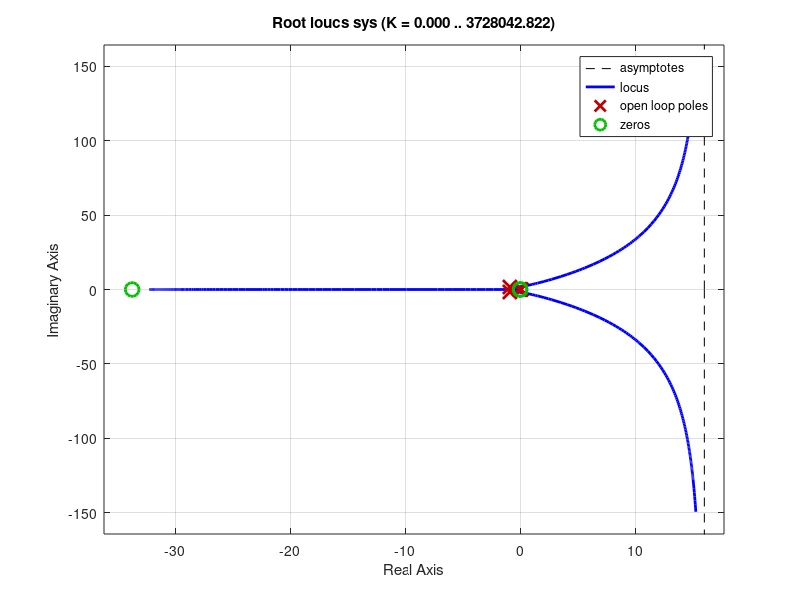
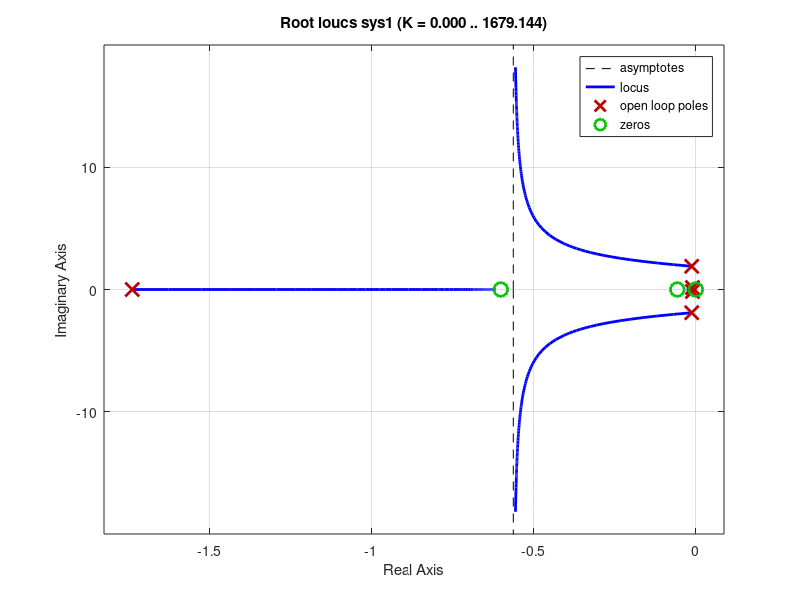

MATLAB code to generate these figures, in order:
clear
close all
clc

A = load('Along.mat');
A= A.A_Long;
B = load('Blong.mat');
B=B.B_long(:,3);

C = [0.000000E+00, 1, 0.000000E+00, 0.000000E+00;
     0.000000E+00, 0.000000E+00, 0.000000E+00, 1];

aa = [          A,    -B;
       zeros(1,4),    1/15];

ba = [zeros(4,1); 1/15];

ca = [         C,  zeros(2,1)];


sys = ss(aa,ba,ca(1,:),0);


rlocus(sys)

[num,den] = ss2tf(aa,ba,ca(1,:),0);

k_alpha = 33.5;


acl = aa - ba * k_alpha * ca(1,:); % dynamics of inner loop

sys1 = ss(acl,ba,ca(2,:),0);
figure;
rlocus(sys1);
[num1,den1]=ss2tf(acl,ba,ca(2,:),0);
%k_alpha = 34;